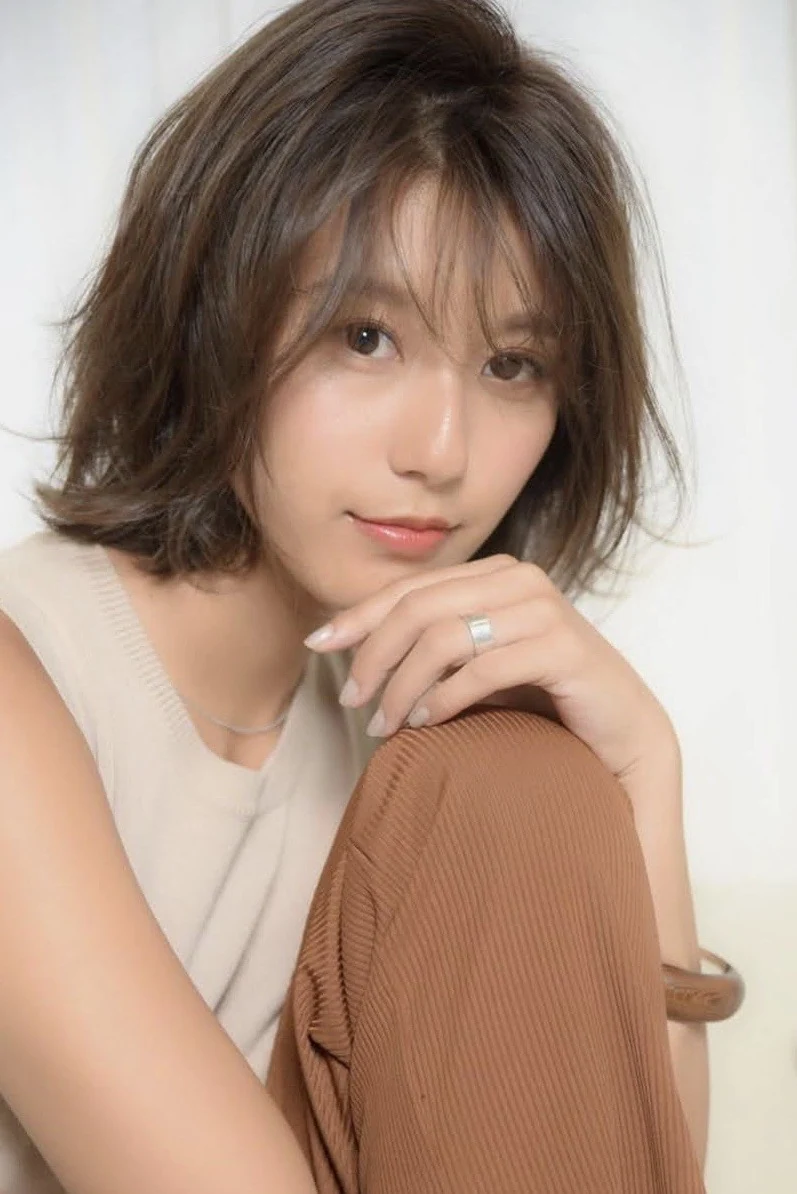
#> input picture dist/assets/style-2.webp, 797 x 1194 px; its folder holds 4 pictures in this run
$ python build.py
#> lines starting #> are read from the running program, lines starting #| are printed output that depends on the picture
### src/original_media.py
"""Preserve the salon's original URLs when moving the site to a new domain or host."""
from pathlib import Path

UPLOADS = 'wgc1/wp-content/uploads/2023/07/'
ORIGIN = 'https://grace-2012.com/' + UPLOADS
FILES = ('rogo.jpg', 'IMG_9091-1.jpg', 'IMG_9091-2.jpg', 'shinsotusaiyou.jpg', 'tyuuto2.jpg', 'part2.jpg')


def source(filename, dist, relative_path):
    if filename not in FILES:
        raise ValueError(f'Unknown original image {filename}')
    key = UPLOADS + filename
    return relative_path(key) if (Path(dist) / key).is_file() else ORIGIN + filename

### src/build.py
from pathlib import Path
from html import escape
from hashlib import sha256
import json, os, re, posixpath, urllib.parse
from recruitment import BENEFITS, GROUPS, ROLES
from original_media import source as original_source
from content import BOOK, HPB, FORM, TEL, ADDRESS, STYLE, MENU, NEWS

ROOT=Path(__file__).resolve().parents[1]
DIST=ROOT/'dist'
WORK='https://work.beauty.hotpepper.jp/WC00005518/WS0000002591/'
MAP='https://www.google.com/maps/search/?api=1&query='+urllib.parse.quote('grace hair dressing 鷹匠 '+ADDRESS)
nav=[('styles','Style','スタイル'),('menu','Menu','メニュー'),('staff','Staff','スタッフ'),('blog','News','お知らせ'),('job-offer','Recruit','採用情報'),('contact','Access','店舗・お問い合わせ')]
pages={}
current=''
def path(route):
    return posixpath.relpath((route+'/' if route else '')+'index.html', current or '.')
def asset(name): return posixpath.relpath(name,current or '.')
def versioned_asset(name):
    version = sha256((DIST/name).read_bytes()).hexdigest()[:10]
    return f'{asset(name)}?v={version}'
def link(route,body,cls='',frag=''):
    return f'<a href="{path(route)}{("#"+frag) if frag else ""}" data-go="{route}" class="{cls}">{body}</a>'
def out(url,body,cls=''):
    ext='' if url.startswith('tel:') else ' target="_blank" rel="noopener noreferrer"'
    return f'<a href="{escape(url,quote=True)}"{ext} class="{cls}">{body}</a>'
arrow='<i class="arrow" aria-hidden="true">↗</i>'
right='<i class="arrow" aria-hidden="true">→</i>'
def pic(name,alt,cls='',priority=False):
#> called with name = 'style-2', alt = '柔らかなブラウンの外ハネニュアンスボブ', priority = True
    from PIL import Image
    with Image.open(DIST/'assets'/(name+'.webp')) as f: w,h=f.size
#> f is the input picture: PIL image 797x1194 RGB; mean R, G, B 175.7, 150.5, 134.7
#> w = 797; h = 1194
    live='fetchpriority="high"' if priority else 'loading="lazy"'
    return f'<img src="{asset("assets/"+name+".webp")}" data-photo="{name}" alt="{escape(alt,quote=True)}" class="{cls}" width="{w}" height="{h}" decoding="async" {live}>'
#> call 2 of pic, with name = 'style-3', alt = '横から見たセンターパートショート', priority = True
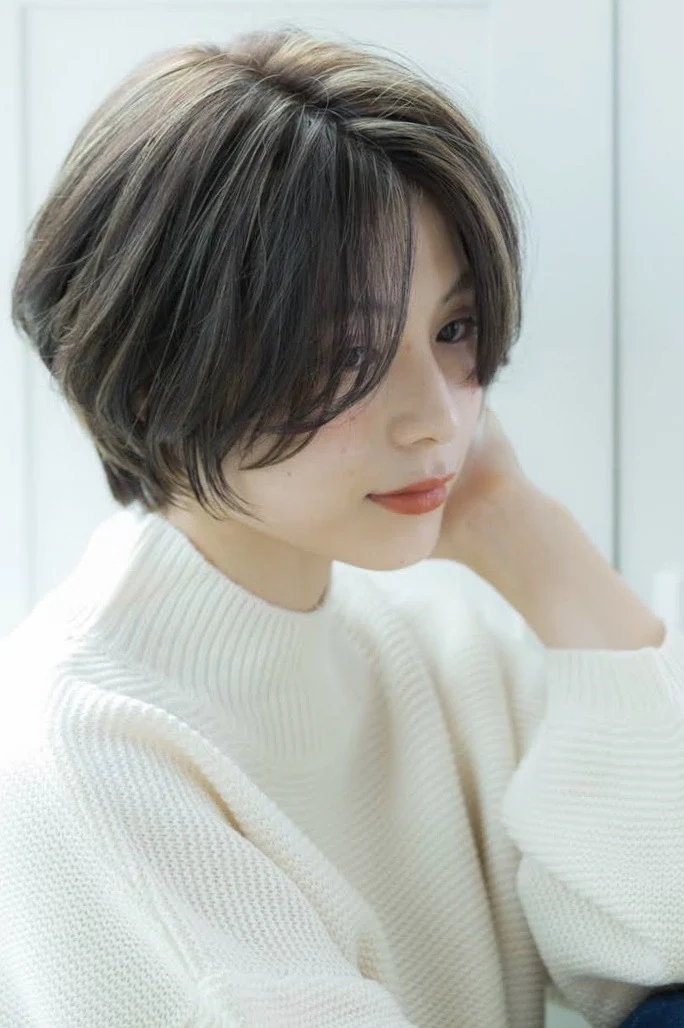
#> input picture dist/assets/style-3.webp, 684 x 1028 px
#> in pic, f is the input picture: PIL image 684x1028 RGB; mean R, G, B 174.7, 177.3, 172.4
def original_img(name,alt,cls,priority=False):
    url = original_source(name,DIST,asset)
    loading = 'fetchpriority="high"' if priority else 'loading="lazy"'
    return f'<img class="{cls}" data-original="{name}" src="{url}" alt="{escape(alt,quote=True)}" decoding="async" {loading}>'
def brand(footer=False):
    return link('',original_img('rogo.jpg','grace hair dressing トップへ','brand-logo',not footer),'brand')
def reserve(label='空席確認・WEB予約'):
    return out(BOOK,label+arrow,'cta')
def active(parent):
    return current==parent or (parent=='styles' and current.startswith('styles/')) or (parent=='job-offer' and current in ROLES)
def navitem(k,en,ja,footer=False):
    return f'<a data-go="{k}" href="{path(k)}"'+(' aria-current="page"' if current==k else '')+(' class="active"' if active(k) else '')+f'><span lang="en">{en}</span><small>{ja}</small></a>'
def header():
    return f'''<a class="skip" href="#main">本文へ移動</a><header class="mast" id="top"><div class="mast-in">{brand()}<nav class="wide-nav" aria-label="メインメニュー">{"".join(navitem(*v) for v in nav)}</nav><div class="actions">{reserve("WEB予約")}<details class="mobile-nav"><summary aria-label="サイトメニュー"><b></b><b></b></summary><nav aria-label="モバイルメニュー">{link('','トップ')}{''.join(navitem(*v) for v in nav)}</nav></details></div></div></header>'''
def crumb(name,parent=None):
    return '<nav class="crumb wrap" aria-label="パンくず">'+link('','Top')+'<span>/</span>'+(link(parent[0],parent[1])+'<span>/</span>' if parent else '')+f'<span aria-current="page">{name}</span></nav>'
def footer():
    return f'''<footer class="foot"><div class="wrap"><div class="foot-main"><div>{brand(True)}<p>静岡・鷹匠のヘアサロン</p></div><div><p>〒420-0839<br>{ADDRESS}</p>{out(TEL,'054-251-4600','foot-tel')}</div><nav aria-label="フッターメニュー">{''.join(link(k,ja) for k,en,ja in nav)}</nav></div><div class="foot-end"><span>© grace hair dressing</span>{link('','トップページへ '+right)}</div></div></footer>'''
def intro(en,ja,desc):
    return f'<div class="page-title wrap"><div><div class="over">{ja}</div><h1 lang="en">{en}</h1></div><p>{desc}</p></div>'
def heading(en,ja):
    return f'<div class="heading"><span class="over">{ja}</span><h2 lang="en">{en}</h2></div>'
def stylecard(i,priority=False):
#> called with i = 4, priority = False
    slug,en,ja,length,*_=STYLE[i-1]
#> slug = 'soft-wave'; en = 'Soft wave'; ja = 'やわらかウェーブボブ'; length = 'ボブ'
    return link('styles/'+slug,pic('style-'+str(i),ja,priority=priority)+f'<div class="stylecap"><div><small>{length}</small><strong>{ja}</strong></div>{right}</div>','stylecard')
#> call 3 of pic, with name = 'style-4', alt = 'やわらかウェーブボブ', priority = False
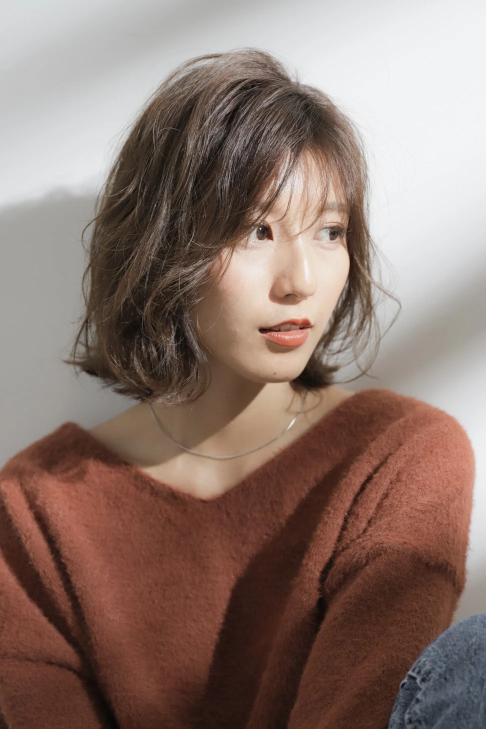
#> input picture dist/assets/style-4.webp, 971 x 1458 px (shown at 1/2 size)
#> in pic, f is the input picture: PIL image 971x1458 RGB; mean R, G, B 140.4, 119, 110.5
def newslist(n):
    return '<div class="newslist">'+''.join(out(HPB+'blog/'+key+'.html',f'<time datetime="{d.replace(".","-")}">{d}</time><span class="news-cat">{cat}</span><span class="news-name">{title}</span>{arrow}','newsrow') for d,cat,title,who,blurb,key in NEWS[:n])+'</div>'
def addr():
    return '<dl class="facts">'+''.join('<div><dt>'+a+'</dt><dd>'+b+'</dd></div>' for a,b in [('所在地','〒420-0839<br>'+ADDRESS),('営業時間','10:00 – 20:00'),('最終受付','カット 18:30 ／ カラー・パーマ 18:00 ／ ストレート 17:00'),('定休日','月曜日（祝日の場合は翌火曜日）'),('電話',out(TEL,'054-251-4600')),('駐車場','近隣の駐車場をご利用ください。')])+'</dl>'
def interior():
    return '<figure class="room"><div class="room-surface">'+original_img('IMG_9091-1.jpg','grace hair dressing 鷹匠の店内','original-photo')+'</div><figcaption><span>Salon interior</span>　grace hair dressing 鷹匠</figcaption></figure>'
# The formal wording is from the salon's published 経営理念.
SALON_PHILOSOPHY = '私たちに関わる人達を豊かにする'

# [13 lines left out: function philosophy, not called in this run]

def home():
    return f'''<section class="hero"><div class="hero-copy"><div class="eyebrow"><span class="dash"></span> 静岡・鷹匠のヘアサロン</div><h1><span class="hero-line">横顔に、</span><br><em class="hero-line">似合う髪。</em></h1><p>頬をかすめる毛先も、耳にかけたときの丸みも。<br>あなたの髪の動きから、明日のスタイルを考えます。</p><div class="home-intro-links">{link('styles','スタイルを見つける '+right,'under')}<a class="under" href="#philosophy">graceの経営理念 <span aria-hidden="true">↓</span></a></div></div><div class="hero-photos"><figure class="hero-main">{link('styles/nuance-bob',pic('style-2','柔らかなブラウンの外ハネニュアンスボブ',priority=True))}<figcaption><span>Nuance bob</span> / 外ハネニュアンスボブ</figcaption></figure><figure class="hero-side">{link('styles/round-short',pic('style-3','横から見たセンターパートショート',priority=True))}<figcaption>Round short</figcaption></figure></div></section>
    <div class="info-ribbon"><div class="wrap"><span><i class="dot"></i> 新静岡駅・セノバ鷹匠口の正面</span><span class="hours-ribbon">営業時間 10:00 – 20:00</span>{link('contact','アクセス・地図 '+right)}</div></div>
    <section class="wrap section"><div class="section-top">{heading('Style book','ヘアスタイル')}{link('styles','すべてのスタイル '+right,'under')}</div><div class="stylegrid picks">{''.join(stylecard(i) for i in (4,1,6))}</div></section>
    <section class="menu-home"><div class="wrap split"><div>{heading('Menu','メニュー・料金')}<p>長さを変える日も、手触りを整える日も。</p>{link('menu','料金表をすべて見る '+right,'under')}</div><div class="menu-teaser">{''.join(link('menu',f'<span>{ja}<small>{en}</small></span><span class="teaser-price">¥{price}</span>{right}',frag=k) for k,ja,en,price in [('cut','カット','Cut','5,490〜'),('color','グロスカラー','Color','8,990〜'),('care','トリートメント','Treatment','4,500〜')])}</div></div></section>
    {philosophy()}
    <section class="wrap news-home"><div class="section-top">{heading('Journal','サロンからのお知らせ')}{link('blog','記事一覧 '+right,'under')}</div>{newslist(3)}</section>
    <section class="visit"><div class="wrap split"><div>{heading('Visit us','ご来店案内')}<p>新静岡セノバの鷹匠口を出て、正面のビルの2階へ。</p></div><div class="visit-act">{reserve()}{link('contact','住所・営業時間・お問い合わせ '+right,'under')}</div></div></section>'''
#> call 4 of pic, with name = 'style-1', alt = '耳かけコンパクトショート', priority = False
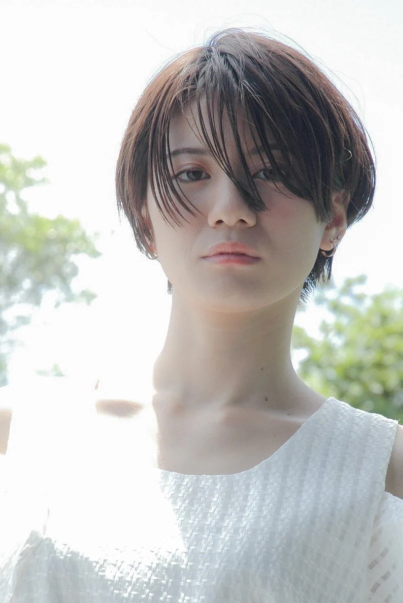
#> input picture dist/assets/style-1.webp, 805 x 1206 px (shown at 1/2 size)
#> in pic, f is the input picture: PIL image 805x1206 RGB; mean R, G, B 194.8, 194.6, 192.1
# [10 lines left out: function menu_page, not called in this run]
def styles():
    return crumb('ヘアスタイル')+intro('Style book','ヘアスタイル','顔まわりの長さ、毛先の動き、色のニュアンス。<br>気になる写真を開いて、横顔までご覧ください。')+'<div class="wrap shelf"><div class="filters" aria-label="髪の長さで表示を切り替える">'+''.join(f'<button type="button" data-filter="{s}" aria-pressed="{str(s=="すべて").lower()}">{s}</button>' for s in ('すべて','ショート','ボブ','ミディアム'))+'</div><div class="stylegrid gallery">'+''.join('<div data-length="'+STYLE[i-1][3]+'">'+stylecard(i,i<4)+'</div>' for i in [2,3,4,1,5,6])+'</div></div>'
# [26 lines left out: functions style_detail, staff, not called in this run]
def journal():
    return crumb('お知らせ')+intro('Journal','お知らせ・サロン日記','スタイルのご提案と、鷹匠のお店での日々。<br>スタッフが綴った記事をお届けします。')+'<div class="wrap journal">'+''.join(out(HPB+'blog/'+key+'.html',f'<div class="journal-meta"><time>{d}</time><small>{cat}</small></div><div><h2>{title}</h2><p>{blurb}</p><small>文　{who}</small></div>{arrow}','journal-row') for d,cat,title,who,blurb,key in NEWS)+'<div class="endbook">'+out(HPB+'blog/','スタッフブログの全記事へ '+arrow,'under')+'</div></div>'
# [4 lines left out: function contact, not called in this run]
def job_facts(rows):
    return '<dl class="facts role-facts">'+''.join(f'<div><dt>{label}</dt><dd>{value}</dd></div>' for label,value in rows)+'</dl>'

# [73 lines left out: functions recruit_category, entry_form, recruit, jobpage, not called in this run]

def emit(route,title,desc,render):
    global current
    current=route
    body=header()+'<main id="main" tabindex="-1">'+render()+'</main>'+footer()
    pages[route]=(title,body)
    page_title=escape(title+'｜grace hair dressing 鷹匠')
    structured={'@context':'https://schema.org','@type':'HairSalon','name':'grace hair dressing 鷹匠','telephone':'+81-54-251-4600','address':{'@type':'PostalAddress','postalCode':'420-0839','addressRegion':'静岡県','addressLocality':'静岡市葵区','streetAddress':'鷹匠1-7-13 エスパシオ鷹匠2B','addressCountry':'JP'}}
    schema='<script type="application/ld+json">'+json.dumps(structured,ensure_ascii=False)+'</script>' if not route else ''
    html=f'''<!doctype html>
<html lang="ja"><head><meta charset="utf-8"><meta name="viewport" content="width=device-width,initial-scale=1"><meta name="theme-color" content="#f8f6ef"><title>{page_title}</title><meta name="description" content="{escape(desc,quote=True)}"><meta property="og:type" content="website"><meta property="og:locale" content="ja_JP"><meta property="og:title" content="{page_title}"><meta property="og:description" content="{escape(desc,quote=True)}"><link rel="icon" href="{asset('favicon.svg')}"><link rel="stylesheet" href="{versioned_asset('salon.css')}"><script defer src="{versioned_asset('salon.js')}"></script>{schema}</head><body>{body}</body></html>'''
    dest=DIST/route/'index.html'
    dest.parent.mkdir(parents=True,exist_ok=True)
    dest.write_text(html)
def build():
    emit('','静岡・新静岡駅前の美容室','静岡市葵区鷹匠、新静岡セノバの鷹匠口正面。graceのヘアスタイル、料金、スタッフ、予約・アクセスのご案内。',home)
    emit('menu','メニュー・料金','カット、カラー、髪質改善、Aujuaトリートメント、ヘッドスパの料金と内容。',menu_page)
    emit('styles','ヘアスタイル','ショート、ボブ、ミディアムのスタイリング写真とオーダーのヒント。',styles)
    for i,style in enumerate(STYLE,1): emit('styles/'+style[0],style[2],style[4],lambda i=i:style_detail(i))
    emit('staff','スタッフ','grace hair dressingのスタイリストとケアリストをご紹介します。',staff)
    emit('blog','お知らせ・サロン日記','graceスタッフによるスタイル紹介や日々のサロンの記録。',journal)
    emit('contact','店舗・お問い合わせ','営業時間、最終受付、電話、オンライン予約、新静岡駅からの道順。',contact)
    emit('job-offer','採用情報','grace hair dressing 鷹匠の採用情報。職種別の募集要項と見学・応募窓口。',recruit)
    for slug,role in ROLES.items():
        emit(slug,role['name']+'の募集',role['lead'],lambda slug=slug:jobpage(slug))
#> (the run stopped early here; a loop or call above may not have finished)
